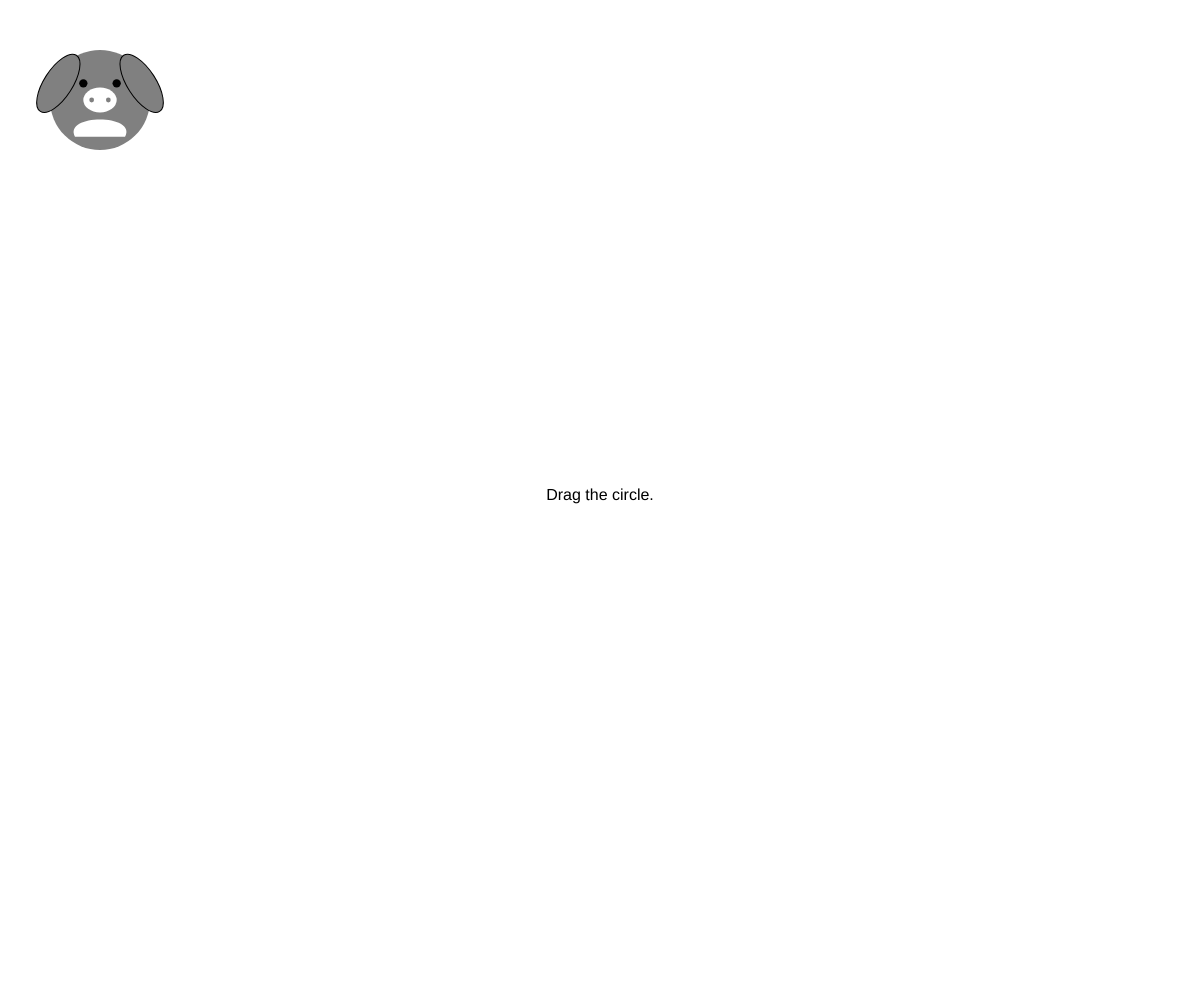
Frame 1 (no input)
Frame 60 (no input): identical to frame 1, image omitted
Frame 120 (the mouse pressed at the canvas centre since frame 60): identical to frame 1, image omitted

The p5.js sketch that drew this single still picture (run headless with seeded random() and noise() and a simulated clock; from frame 60 on, the mouse is pressed at the canvas centre):

// p5.js sketch
// ── sketch.js
const canvasWidth = window.innerWidth;
const canvasHeight = window.innerHeight; 

function setup() {
    createCanvas(canvasWidth, canvasHeight);
    circle(data.x, data.y, data.d);
    drawCreature(data.x, data.y, data.d);
}

const data = {
    x: 100,
    y: 100,
    d: 100,
    color: 'white'
}

function mouseDragged() {
    let d = dist(data.x, data.y, mouseX, mouseY);
    if (d < data.d/2 || data.color == 'red') {
        data.color = 'red';
        data.x = mouseX;
        data.y = mouseY;
    } 
}

function mouseReleased() {
    data.color = 'white';
}

function draw() {
    clear();
    fill(data.color);
    drawCreature(data.x, data.y, data.d);

    // message
    fill('black');
    textAlign(CENTER);
    textSize(16);
    text("Drag the circle.", canvasWidth/2, canvasHeight/2);
}


function drawCreature (centerX, centerY, size, faceColor="grey", eyeColor="black") {
    //eyes & body
    strokeWeight(0); //border 
    fill(faceColor);
    circle(centerX, centerY, size); // previously: 100, 400, 50
    fill(eyeColor);
    let sf = size/ 6; 
    circle(centerX-sf, centerY-sf, sf/2);  // left eye - previously: 92, 392, 8
    circle(centerX+sf, centerY-sf, sf/2); // right eye - previously: 108, 392, 8
   
    //nose
    fill('white');
    strokeWeight(0);
    let noseWidth = sf*2;
    let noseHeight = sf*1.5;
    ellipse(centerX, centerY, noseWidth, noseHeight); 
    fill('grey');
    let size1 = sf/3.5;
    let size2 = sf/3.5;
    let nosedotsPosition = sf/2; 
    ellipse(centerX-nosedotsPosition, centerY, size1, size2); 
    ellipse(centerX+nosedotsPosition, centerY, size1, size2);
    
    //ears
    strokeWeight(1);
    stroke ('black');
    // left ear
    push();
    translate(centerX-sf*2.5, centerY-sf); //was 15, 360
    rotate(-1);
    fill(faceColor);
    ellipse(0, 0, size*(2/3), size/3.5);
    //was ellipse(0, 0, 125, 50);
    pop();
    // right ear
    push();
    translate(centerX+sf*2.5, centerY-sf); // was 185, 360
    rotate(1);
    fill(faceColor);
    ellipse(0, 0, size*(2/3), size/3.5);
    pop();
  

//belly curve
    strokeWeight(size/ 25);
    fill('white')
    strokeWeight(0);
    curve (
        centerX+size, centerY+size*1.75,  // control point
        centerX-sf*1.5, centerY+sf*2.2, //start point
        centerX+sf*1.5, centerY+sf*2.2, //end point
        centerX-size, centerY+size*1.75, //control point
    );
}
